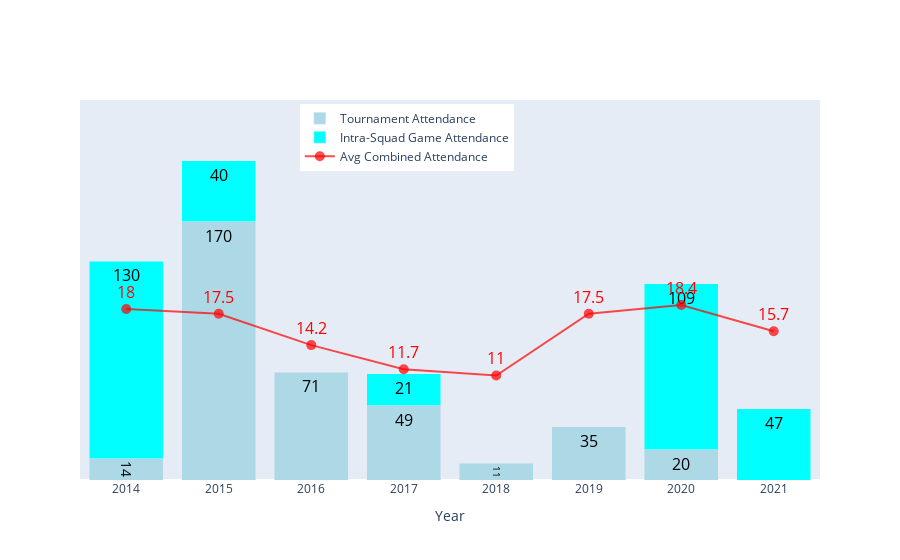

Notebook source saved alongside this figure:
### Code cell
fig = go.Figure()    

# Add bar chart for total attendance - Tournament
fig.add_trace(go.Bar(
    x=total_attendance_per_year_tournament.index,
    y=total_attendance_per_year_tournament.values,
    marker=dict(color='lightblue'),
    text=total_attendance_per_year_tournament.values,
    textposition='inside',
    textfont=dict(size=16, color='black'),
    name='Tournament Attendance'
))

# Add bar chart for Intra-Squad Game attendance, stacked on top of Tournament attendance
fig.add_trace(go.Bar(
    x=total_attendance_per_year_intra_squad_game.index,
    y=total_attendance_per_year_intra_squad_game.values,
    marker=dict(color='aqua'),
    text=total_attendance_per_year_intra_squad_game.values,
    textposition='inside',
    textfont=dict(size=16, color='black'),
    name='Intra-Squad Game Attendance'
))




# Add line chart for the average of Tournament and Intra-Squad Game attendance
fig.add_trace(go.Scatter(
    x=average_combined.index,
    y=average_combined.values,
    mode='lines+markers+text',
    name='Avg Combined Attendance',
    marker=dict(color='rgba(255, 0, 0, 0.7)', size=10),
    text=average_combined.values.round(1),
    textposition='top center',
    textfont=dict(size=16, color='red'),
    yaxis='y2'
))

     

fig.update_layout(
    xaxis=dict(title='Year'),
    yaxis=dict(showgrid=False, range=[0, 250], showticklabels=False, showline=False),
    yaxis2=dict(overlaying='y', side='right', showgrid=False, range=[0, 40], showticklabels=False, showline=False),
    legend=dict(x=0.7, y=.99, traceorder='normal', orientation='h'),
    barmode='stack'  # Stacked bar mode
)

fig.show()

### Figure 1 — Plotly figure (JSON) as saved in the notebook; plotly's stock layout.template omitted (floating-point values rounded to 4 significant figures)
{"data": [{"marker": {"color": "lightblue"}, "name": "Tournament Attendance", "text": [14, 170, 71, 49, 11, 35, 20, 0], "textfont": {"color": "black", "size": 16}, "textposition": "inside", "type": "bar", "x": [2014, 2015, 2016, 2017, 2018, 2019, 2020, 2021], "y": [14, 170, 71, 49, 11, 35, 20, 0]}, {"marker": {"color": "aqua"}, "name": "Intra-Squad Game Attendance", "text": [130, 40, 21, 109, 47], "textfont": {"color": "black", "size": 16}, "textposition": "inside", "type": "bar", "x": [2014, 2015, 2017, 2020, 2021], "y": [130, 40, 21, 109, 47]}, {"marker": {"color": "rgba(255, 0, 0, 0.7)", "size": 10}, "mode": "lines+markers+text", "name": "Avg Combined Attendance", "text": [18, 17.5, 14.2, 11.7, 11, 17.5, 18.4, 15.7], "textfont": {"color": "red", "size": 16}, "textposition": "top center", "type": "scatter", "x": [2014, 2015, 2016, 2017, 2018, 2019, 2020, 2021], "y": [18, 17.5, 14.2, 11.67, 11, 17.5, 18.43, 15.67], "yaxis": "y2"}], "layout": {"barmode": "stack", "legend": {"orientation": "h", "traceorder": "normal", "x": 0.7, "y": 0.99}, "xaxis": {"title": {"text": "Year"}}, "yaxis": {"range": [0, 250], "showgrid": false, "showline": false, "showticklabels": false}, "yaxis2": {"overlaying": "y", "range": [0, 40], "showgrid": false, "showline": false, "showticklabels": false, "side": "right"}}}
